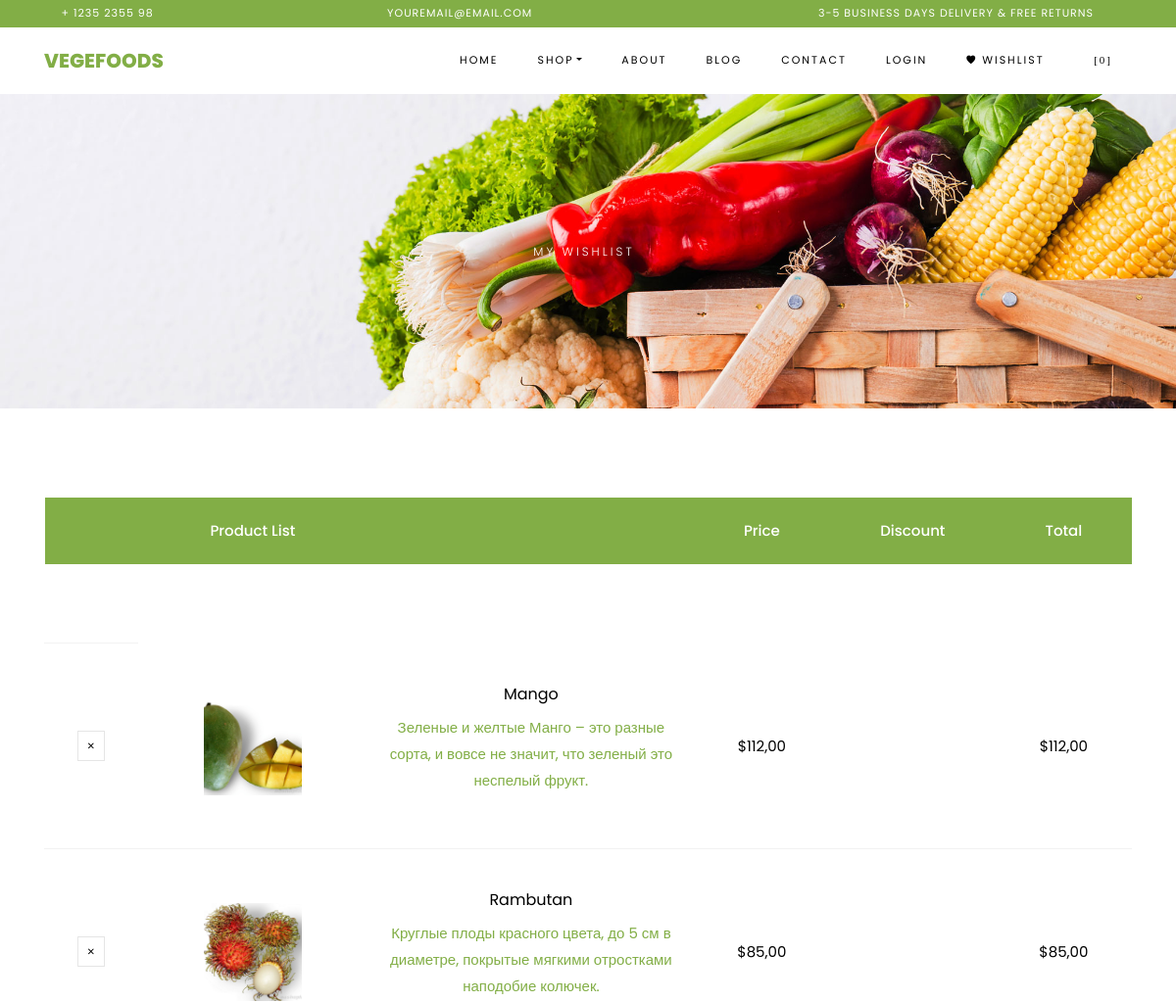
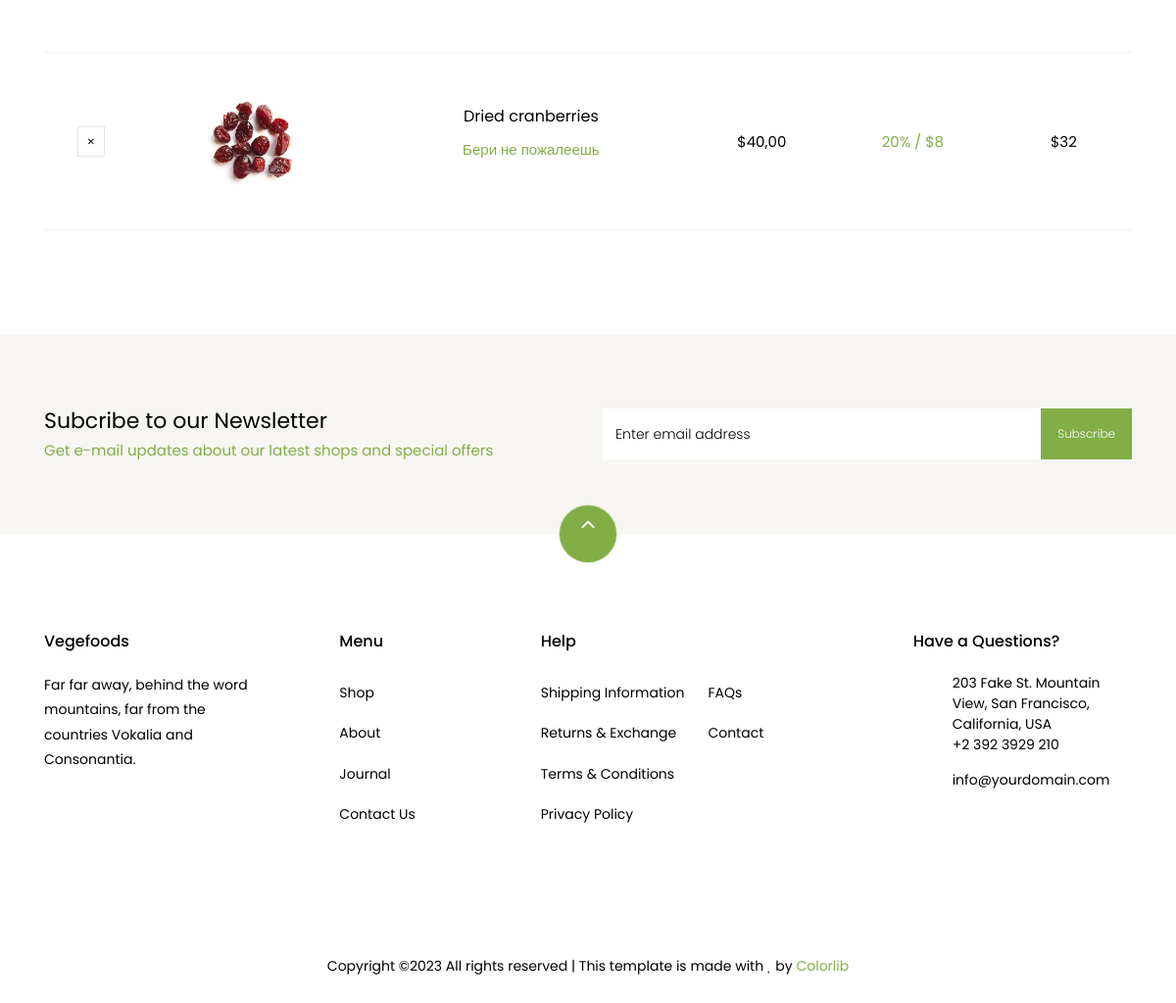
Page /cart/wishlist/ (signed in) on the committed database (2 pictures, top to bottom).
### apps/cart_shop/models.py (models this page shows, shortened)
class Wishlist(models.Model):
   wishlist = models.ForeignKey(Cart, on_delete=models.CASCADE)
   product = models.ForeignKey(Product, on_delete=models.CASCADE)
   created_at = models.DateTimeField(auto_now_add=True)
   updated_at = models.DateTimeField(auto_now=True)

class Product(models.Model):
   name = models.CharField(max_length=255)
   price = models.DecimalField(max_digits=10, decimal_places=2)
   discount = models.IntegerField(null=True, blank=True)
   description = models.TextField()
   image = models.ImageField(upload_to='static/shop/images/', null=True, blank=True)
   created_at = models.DateTimeField(auto_now_add=True)
   updated_at = models.DateTimeField(auto_now=True)

### apps/cart_shop/views.py (the view)
# urls.py: path('wishlist/', ViewWishList.as_view(), name='wishlist'),
class ViewWishList(View):
    def get(self, request):
        if request.user.is_authenticated:
            wishlist_item = Wishlist.objects.filter(wishlist__user=request.user)
            data = list(wishlist_item)
            context = {'wishlist_item': data
                       }
            return render(request, 'cart_shop/wishlist.html', context)
        else:
            return redirect('auth_shop:login')

### apps/cart_shop/templates/cart_shop/wishlist.html (shortened to what this page needs)
{% extends 'cart_shop/base.html' %}
{% load static %}
{% block content %}
    <div class="hero-wrap hero-bread" style="background-image: url({% static 'shop/images/bg_1.jpg' %});">
      <div class="container">
        <div class="row no-gutters slider-text align-items-center justify-content-center">
          <div class="col-md-9 ftco-animate text-center">
          	<p class="breadcrumbs"><span class="mr-2"><a href="{% url 'home:index' %}>Home</a></span> <span>Wishlist</span></p>
            <h1 class="mb-0 bread">My Wishlist</h1>
          </div>
        </div>
      </div>
    </div>
    <section class="ftco-section ftco-cart">
			<div class="container">
				<div class="row">
    			<div class="col-md-12 ftco-animate">
    				<td class="cart-list">
	    				<table class="table">
						    <thead class="thead-primary">
						      <tr class="text-center">
						        <th>&nbsp;</th>
						        <th>Product List</th>
						        <th>&nbsp;</th>
								<th>Price</th>
						        <th>Discount </th>
								<th>Total </th>
						      </tr>
						    </thead>
						    <td>
							{% for item in wishlist_item %}
    							<tr class="text-center">
      							<td class="product-remove"><a href="{% url 'cart_shop:del_from_wishlist' item.id %}"><span class="ion-ios-close"></span></a></td>
      							<td class="image-prod"><div class="img" style="background-image:url({{item.product.image.url}});"></div></td>
      							<td class="product-name">
          							<h3>{{item.product.name}}</h3>
          							<p>{{item.product.description}}</p>
      							</td>
      							<td class="price">${{item.product.price}}</td>
								{% if item.product.discount %}
									{% widthratio item.product.discount 1 -1 as revers %}
      								<td class="discount"> {{item.product.discount}}% / ${% widthratio item.product.price 100 item.product.discount %} </td>
									<td class="total">${% widthratio item.product.price 100 revers|add:100 %}</td>
								{% else %}
									<td class="discount">  </td>
									<td class="total">${{item.product.price}} </td>
    							</tr>
								{% endif %}
							{%endfor%}
						  </table>
					  </div>
    			</div>
    		</div>
		</section>
{% endblock %}

### rows in the picture
Wishlist: product.image (picture), product.name "Mango", product.description "Зеленые и желтые Манго – это разные сорта, и вовсе не значит, что зеленый это неспелый фрукт.", product.price "112,00"
Wishlist: product.image (picture), product.name "Rambutan", product.description "Круглые плоды красного цвета, до 5 см в диаметре, покрытые мягкими отростками наподобие колючек.", product.price "85,00"
Wishlist: product.image (picture), product.name "Dried cranberries", product.description "Бери не пожалеешь", product.price "40,00", product.discount "20", product.discount "8", product.price "32"

### other values in the picture
{{ cart_items|length }} "0"
